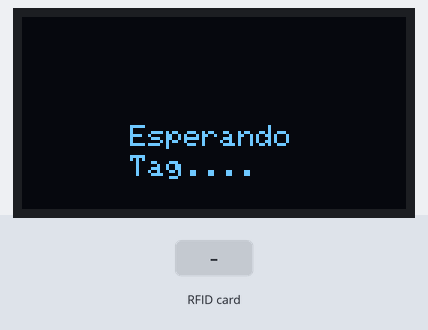
Recording of a sketch running on a simulated ESP8266 (NodeMCU). Parts: 128×64 one-colour display. The test bench sets the inputs (shaded band). WiFi joins after 1.5 s; servers stay silent unless stated; the display library's start-up logo is not drawn; what the sketch prints to the serial monitor is not drawn.

Above: at 4.1 s.
4.2 s: RFID card 5E 7A 19 C4 held to the reader
At 5.3 s:
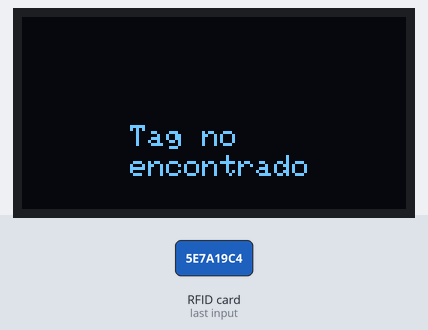
At 7.7 s:
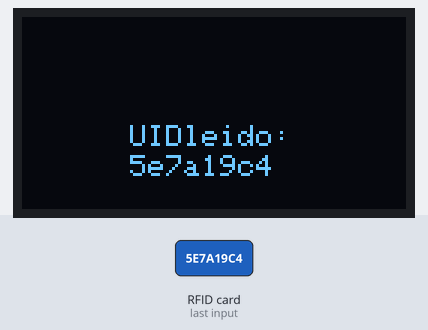
Timing chart, 0 to 9.2 s (numbered marks = the images above; inputs shaded):
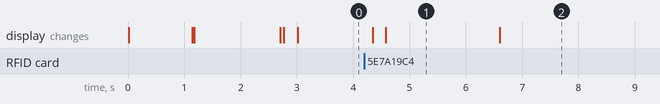

The sketch:

proyectoRFID.ino
```cpp
#include <Arduino.h>
#include <Wire.h>

#include <Adafruit_GFX.h>
#include <Adafruit_SSD1306.h>
Adafruit_SSD1306 display = Adafruit_SSD1306(128,64, &Wire); // 128,64 //64 32

#include <Adafruit_PN532.h>
#include <ESP8266WiFi.h>
#include "HTTPSRedirect.h"

#include "ConstantesRFID.h"
#include "funcionesRFID.h"

void setup() {
  // Comunicacion serial
  Serial.begin(9600);
  delay(10);
  Serial.println('\n');

  // Conexion Oled
  config_oled();
  displayoled("Inicializando","...");


  // Conexion WiFi
  displayoled("Conectando", "WiFi...");
  config_wifi();
  // Conexion con el modulo P5N3
  displayoled("Conectando", "NFC...");
  config_moduloNFC();
  // Conexion con Google Sheets
  displayoled("Conectando", "Sheets...");
  config_google();

  displayoled("Esperando", "Tag...");


}


void loop() {
  // Leer UID de la tarjeta RFID
  String uidString = leerUIDTarjetaRFID();
  Serial.println("UIDleido: ");
  Serial.println(uidString);

  if (uidString != "") {
    // Leer Sheets y buscar una coincidencia en la columna UIDtag
    displayoled("BuscandoID", uidString);
    leer_columnaUIDtag(uidString);

    // Si se encontró una coincidencia
    if (fila > 0) {
      // Leer en una celda puntual
      leer_sheet(fila, dogID);
      Serial.println("ID dog: ");
      Serial.println(valorLeido);
      valorLeido2=valorLeido;

      leer_sheet(fila, Nombredog);
      Serial.println("Nombre: ");
      Serial.println(valorLeido);

      pantalla(uidString, valorLeido2, valorLeido);
      delay(9000);
    } else {
      displayoled("Tag no ", "encontrado");
      delay(2000);
      displayoled("UIDleido: ", uidString);
      delay(3000);
    }
  } else {
    displayoled("Esperando","Tag...");
  }

  delay(1000); // Espera antes de leer la proxima tarjeta

  String valorLeido = "";
  String valorLeido2 = "";


}
```

ConstantesRFID.h
```cpp
// RED WIFI
// credenciales
const char* ssid     = "nombredelared";
const char* password = "contraseña";

// modulo NFC

#define PN532_IRQ   (2)
#define PN532_RESET (3)

const int NUM_BYTES_TO_COPY = 4; // utilizado para imprimir y almacenar los primeros 4 bytes del UID
//uint8_t firstFourBytes[NUM_BYTES_TO_COPY];
#define MAX_UID_LENGTH 4 // Suponiendo una longitud máxima de UID de 7 bytes
uint8_t uid[MAX_UID_LENGTH]; // Declarar uid como un arreglo de uint8_t
uint8_t uidLength; // Longitud del UID leído


// Google Script Deployment ID:
const char *GScriptId = "AKfycbwklDiRjiD4TtwZpoXpT1uNreuo9u5Tkq48w536LjiPOmEEz60xfOu3a1fhb51yFcks3g"; // v2: AKfycbyDBhZ5k8jpslE58SScIxL-gU20A18lDLkyJKnQT7MKRLfXSH40ranEPfTZXVGIeFbsvA"

// Enter command (insert_row or append_row) and your Google Sheets sheet name (default is Sheet1):
const char* payload_base = "{\"command\": \"insert_row\", \"datosPerros\": \"Hoja1\", \"Marca temporal\", \"UIDtag\", \"IDdog\", \"Nombre\": ";
char payload[256];

// Google Sheets setup (do not edit)
const char* host = "script.google.com";
const int httpsPort = 443;
const char* fingerprint = "";
const String url = String("/macros/s/") + GScriptId + "/exec";
HTTPSRedirect* client = nullptr;

// Sheet y json
String uidString = "";
String response = "";
int row = 0;
int fila = 0;
int dogID = 3;
int Nombredog = 4;
int Edaddog = 5;
String valorLeido = "";
String valorLeido2 = "";
```

funcionesRFID.h
```cpp
#ifndef FUNCIONESRFID_H
#define FUNCIONESRFID_H


// Declaración de funciones
void config_oled();
void config_wifi();
void config_google();
void config_moduloNFC();
String leerUIDTarjetaRFID();
void leer_columnaUIDtag(String uidString);
void leer_sheet(int rowIndex, int colIndex);
void displayoled(String mensaje, String mensaje2);
void pantalla(String uid, String id, String nombre);


// Funcion 1: Configuracion de la conexion WiFi
void config_wifi(){
  delay(10);
  WiFi.begin(ssid, password);
  Serial.println("Conectando WiFi");
  while(WiFi.status() != WL_CONNECTED){
    delay(500);
    Serial.print(".");
  }
  Serial.println('\n');
  Serial.println("Conexion WiFi establecida!");
  Serial.println("IP: ");
  Serial.println(WiFi.localIP());
}

// Funcion 2: Configuracion de la conexion con el modulo NFC PN532
// Inicializa el módulo PN532 para la interfaz I2C
Adafruit_PN532 nfc(PN532_IRQ, PN532_RESET);
void config_moduloNFC(){
  nfc.begin();
  uint32_t versiondata = nfc.getFirmwareVersion();

  if (!versiondata) {
    Serial.print("No se encontró la placa PN53x");
    while (1); // Detener si no se encuentra el módulo
  }
  // Configura el PN532 para leer tarjetas RFID con un rango de 2 cm (nfc.DIRECTIVE_MAX_RESPONSE_TIME_MS)
  nfc.SAMConfig();
  Serial.println("Esperando una tarjeta RFID...");
}

// Funcion 3: media
uint8_t customMin(uint8_t a, uint8_t b) {
  return a < b ? a : b;
}

// Funcion 4: Lectura del UID de las tarjetas con el modulo NFC PN532
String leerUIDTarjetaRFID(){
  String uidString = ""; // Inicializa un String vacío para almacenar el UID

  uint8_t success;
  uidLength = sizeof(uid); // Inicializa la longitud del UID

  // Espera a que se detecte una tarjeta y actualiza uidLength con la longitud real del UID
  displayoled("Esperando","Tag....");
  success = nfc.readPassiveTargetID(PN532_MIFARE_ISO14443A, uid, &uidLength);
  // Imprimir y almacenar los primeros 4 bytes del UID
  if (success) {
    Serial.println("Se encontró una tarjeta RFID!");
    //Serial.print("UID Length: "); Serial.print(uidLength, DEC); Serial.println(" bytes");
    Serial.print("UID Value (first 4 bytes): ");
    for (uint8_t i = 0; i < customMin(uidLength, NUM_BYTES_TO_COPY); i++) {
      //firstFourBytes[i] = uid[i];
      Serial.print(uid[i], HEX); // Imprimir el byte en hexadecimal
      Serial.print(" ");

      uidString += String(uid[i], HEX); // Agrega cada byte del UID al String
      //uidString += String(uid[i]);
      uidString += "";
    }
    Serial.println("");
    delay(100); // Espera medio segundo antes de leer la próxima tarjeta
  }

  return uidString; // Devuelve el String con el UID leído

}

// Funcion 5: Configuración para establecer conexión con Google Sheets.
void config_google(){
    // establecer una conexión HTTPS con el servidor de Google Sheets.
  client = new HTTPSRedirect(httpsPort);
  client->setInsecure();
  client->setPrintResponseBody(true);
  client->setContentTypeHeader("application/json");

  Serial.print("Conectando al servidor de Google Sheets... ");
  Serial.println(host);

  //  intenta establecer la conexión con el servidor, con un máximo de 5 intentos
  bool flag = false;
  for (int i=0; i<5; i++){
    int retval = client->connect(host, httpsPort);
    if (retval == 1){
       flag = true;
       Serial.println("Conectado a Google Sheets");
       break;
    }
    else
      Serial.println("Fallo la conexion al servidor de Google Sheets. Retrying...");
  }
  if (!flag){
    Serial.print("No se pudo conectar al servidor: ");
    Serial.println(host);
    return;
  }

}


// Funcion 6: leer la hoja de datos y buscar coincidencia en la columna UIDtag. Solicitud POST.
void leer_columnaUIDtag(String uidString){
  Serial.print("valor de uidStrig en funcion leer_columna: ");
  Serial.println(uidString);
  // Realizar una solicitud HTTP POST al script de Google Apps Script.
  String url = String("/macros/s/") + GScriptId + "/exec";
  Serial.print("url en funcion leer_columna: ");
  Serial.println(url);

  // Crear el cuerpo de la solicitud POST
  String postData = "uid=" + uidString;

  // Realizar la solicitud POST
  client->POST(url, host, postData);

  // Leer y procesar la respuesta recibida.
  String response = client->getResponseBody();
  Serial.println("Respuesta del servidor: ");
  Serial.println(response);

  if (response.indexOf(uidString) != -1) {
    Serial.println("El string coincide con los datos de la columna 'UIDtag'");

    // Encontrar la posición de uidString en response
    int index = response.indexOf(uidString);

    // Analizar la estructura de la matriz para determinar la fila correspondiente
    int rowCount = 0;
    int pos = 0;
    while (pos != -1 && pos < index) {
      pos = response.indexOf("[", pos + 1);
      rowCount++;
    }
    int row = rowCount - 1; // Restar 1 para obtener el índice de la fila correcto

    // Imprimir la fila correspondiente
    Serial.print("La coincidencia se encuentra en la fila: ");
    Serial.println(row);
    fila=row; // variable utilizada en la funcion leer_sheet

  } else {
    Serial.println("El string no coincide con los datos de la columna 'UIDtag'");
    fila= -1;
  }

  uidString = "";
}


// Funcion 7: Leer en una celda puntual. Se le ingresa la fila donde se encontró la coincidencia del UID. Solicitud GET.
void leer_sheet(int rowIndex, int colIndex) {

  String url = String("/macros/s/") + GScriptId + "/exec?rowIndex=" + String(rowIndex) + "&colIndex=" + String(colIndex);
  // Serial.print("url: ");
  // Serial.print(url);
  client->GET(url, host);
  // Leer y procesar la respuesta recibida.
  String response = client->getResponseBody();
  // Serial.print("Valor en la fila ");
  // Serial.print(rowIndex);
  // Serial.print(" y columna ");
  // Serial.print(colIndex);
  // Serial.print(": ");
  // Serial.println(response);

  // Guardar el valor obtenido
  valorLeido = response;
}

// Funcion 8: Configuracion de la conexion Oled.
void config_oled(){
  Serial.println("OLED FeatherWing test");
  // SSD1306_SWITCHCAPVCC = generate display voltage from 3.3V internally
  display.begin(SSD1306_SWITCHCAPVCC, 0x3C); // Address 0x3C for 128x32
  Serial.println("OLED begun");

  display.display();
  delay(1000);
  // Clear the buffer.
  display.clearDisplay();
  display.display();
  Serial.println("IO test");
  display.setCursor(0,0);
  display.display();
}


// Funcion 9: muestra el resultado de la coincidencia del UIDtag.
void pantalla(String uid, String id, String nombre) {
  display.clearDisplay();
  display.setTextSize(1);
  display.setTextColor(WHITE);
  display.setCursor(35, 16);
  display.println("UIDtag:");
  display.setCursor(35, 26);
  display.println(uid);
  display.setCursor(35, 36);
  display.println("IDdog:");
  display.setCursor(75, 36);
  display.println(id);
  display.setCursor(35, 46);
  display.println("Nombre:");
  display.setCursor(35, 56);
  display.println(nombre);
  display.display();

}

// Funcion 9: visualiza mensajes en la pantalla oled.
void displayoled(String mensaje, String mensaje2) {
  display.clearDisplay();
  display.setTextSize(1);
  display.setTextColor(WHITE);
  display.setCursor(36, 36);
  display.println(mensaje);
  display.setCursor(36, 46);
  display.println(mensaje2);
  display.display();
}

#endif 
```

Measured:
- after the input at 4.2 s, the display: first changes after 0.14 s (image 1 shows a later state)
- what the display in image 1 shows lasts 2.0 s, from 4.6 s to 6.6 s
